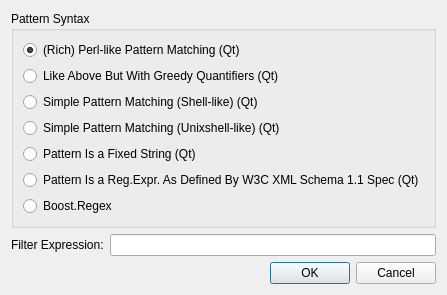
<?xml version="1.0" encoding="UTF-8"?>
<ui version="4.0">
 <class>RegexFilterDialog</class>
 <widget class="QDialog" name="RegexFilterDialog">
  <property name="geometry">
   <rect>
    <x>0</x>
    <y>0</y>
    <width>400</width>
    <height>274</height>
   </rect>
  </property>
  <property name="windowTitle">
   <string>Regular Expression Filter</string>
  </property>
  <layout class="QGridLayout" name="gridLayout">
   <item row="0" column="0" colspan="2">
    <widget class="QGroupBox" name="groupBox">
     <property name="title">
      <string>Pattern Syntax</string>
     </property>
     <layout class="QVBoxLayout" name="verticalLayout_2">
      <item>
       <widget class="QRadioButton" name="rb_syntax_regexp1">
        <property name="text">
         <string>(Rich) Perl-like Pattern Matching (Qt)</string>
        </property>
        <property name="checked">
         <bool>true</bool>
        </property>
       </widget>
      </item>
      <item>
       <widget class="QRadioButton" name="rb_syntax_regexp2">
        <property name="text">
         <string>Like Above But With Greedy Quantifiers (Qt)</string>
        </property>
       </widget>
      </item>
      <item>
       <widget class="QRadioButton" name="rb_syntax_wildcard">
        <property name="text">
         <string>Simple Pattern Matching (Shell-like) (Qt)</string>
        </property>
       </widget>
      </item>
      <item>
       <widget class="QRadioButton" name="rb_syntax_wildcardunix">
        <property name="text">
         <string>Simple Pattern Matching (Unixshell-like) (Qt)</string>
        </property>
       </widget>
      </item>
      <item>
       <widget class="QRadioButton" name="rb_syntax_fixedstring">
        <property name="text">
         <string>Pattern Is a Fixed String (Qt)</string>
        </property>
       </widget>
      </item>
      <item>
       <widget class="QRadioButton" name="rb_syntax_w3cxmlschema11">
        <property name="text">
         <string>Pattern Is a Reg.Expr. As Defined By W3C XML Schema 1.1 Spec (Qt)</string>
        </property>
       </widget>
      </item>
      <item>
       <widget class="QRadioButton" name="rb_syntax_boost">
        <property name="text">
         <string>Boost.Regex</string>
        </property>
       </widget>
      </item>
     </layout>
    </widget>
   </item>
   <item row="1" column="0" colspan="2">
    <layout class="QHBoxLayout" name="horizontalLayout">
     <item>
      <widget class="QLabel" name="label_filter_text">
       <property name="text">
        <string>Filter Expression:</string>
       </property>
      </widget>
     </item>
     <item>
      <widget class="QLineEdit" name="le_regular_expression"/>
     </item>
    </layout>
   </item>
   <item row="2" column="0">
    <spacer name="horizontalSpacer">
     <property name="orientation">
      <enum>Qt::Horizontal</enum>
     </property>
     <property name="sizeHint" stdset="0">
      <size>
       <width>216</width>
       <height>20</height>
      </size>
     </property>
    </spacer>
   </item>
   <item row="2" column="1">
    <widget class="QDialogButtonBox" name="buttonBox">
     <property name="orientation">
      <enum>Qt::Horizontal</enum>
     </property>
     <property name="standardButtons">
      <set>QDialogButtonBox::Cancel|QDialogButtonBox::Ok</set>
     </property>
    </widget>
   </item>
  </layout>
 </widget>
 <resources/>
 <connections>
  <connection>
   <sender>buttonBox</sender>
   <signal>accepted()</signal>
   <receiver>RegexFilterDialog</receiver>
   <slot>accept()</slot>
   <hints>
    <hint type="sourcelabel">
     <x>248</x>
     <y>254</y>
    </hint>
    <hint type="destinationlabel">
     <x>157</x>
     <y>274</y>
    </hint>
   </hints>
  </connection>
  <connection>
   <sender>buttonBox</sender>
   <signal>rejected()</signal>
   <receiver>RegexFilterDialog</receiver>
   <slot>reject()</slot>
   <hints>
    <hint type="sourcelabel">
     <x>316</x>
     <y>260</y>
    </hint>
    <hint type="destinationlabel">
     <x>286</x>
     <y>274</y>
    </hint>
   </hints>
  </connection>
 </connections>
</ui>
